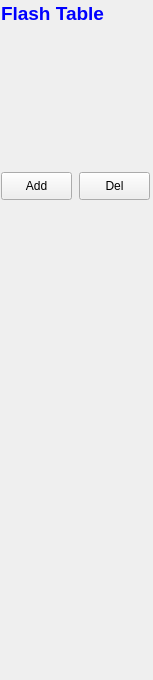
<?xml version="1.0" encoding="UTF-8"?>
<ui version="4.0">
 <class>GeneralMenuClass</class>
 <widget class="QWidget" name="GeneralMenuClass">
  <property name="geometry">
   <rect>
    <x>0</x>
    <y>0</y>
    <width>153</width>
    <height>680</height>
   </rect>
  </property>
  <widget class="QPushButton" name="addButton">
   <property name="geometry">
    <rect>
     <x>1</x>
     <y>172</y>
     <width>71</width>
     <height>28</height>
    </rect>
   </property>
   <property name="sizePolicy">
    <sizepolicy hsizetype="MinimumExpanding" vsizetype="Fixed">
     <horstretch>0</horstretch>
     <verstretch>0</verstretch>
    </sizepolicy>
   </property>
   <property name="minimumSize">
    <size>
     <width>71</width>
     <height>28</height>
    </size>
   </property>
   <property name="text">
    <string>Add</string>
   </property>
  </widget>
  <widget class="QPushButton" name="deleteButton">
   <property name="geometry">
    <rect>
     <x>79</x>
     <y>172</y>
     <width>71</width>
     <height>28</height>
    </rect>
   </property>
   <property name="sizePolicy">
    <sizepolicy hsizetype="MinimumExpanding" vsizetype="Fixed">
     <horstretch>0</horstretch>
     <verstretch>0</verstretch>
    </sizepolicy>
   </property>
   <property name="minimumSize">
    <size>
     <width>71</width>
     <height>28</height>
    </size>
   </property>
   <property name="text">
    <string>Del</string>
   </property>
  </widget>
  <widget class="QLabel" name="flashTableLabel">
   <property name="enabled">
    <bool>true</bool>
   </property>
   <property name="geometry">
    <rect>
     <x>1</x>
     <y>1</y>
     <width>153</width>
     <height>26</height>
    </rect>
   </property>
   <property name="sizePolicy">
    <sizepolicy hsizetype="MinimumExpanding" vsizetype="Fixed">
     <horstretch>0</horstretch>
     <verstretch>0</verstretch>
    </sizepolicy>
   </property>
   <property name="minimumSize">
    <size>
     <width>153</width>
     <height>26</height>
    </size>
   </property>
   <property name="text">
    <string>&lt;html&gt;&lt;head/&gt;&lt;body&gt;&lt;p&gt;&lt;span style=&quot; font-size:14pt; font-weight:600; color:#0000ff;&quot;&gt;Flash Table&lt;/span&gt;&lt;/p&gt;&lt;/body&gt;&lt;/html&gt;</string>
   </property>
  </widget>
 </widget>
 <resources/>
 <connections/>
</ui>
